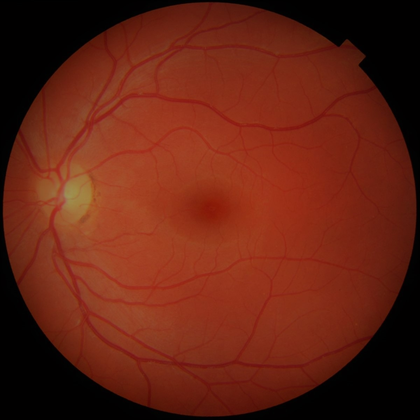
%> input picture a1_20171204/input_data/eye.png, 420 x 420 px, shrunk from 1200 x 1200 before the run
$ octave q6c.m   (GNU Octave 9; MATLAB toolbox functions it lacks are replaced by stand-ins)
%> lines starting %> are read from the running program, lines starting %| are printed output that depends on the picture
### a1_20171204/src/histEqualization.m
function [lut, final] = histEqualization(im)

[w, h] = size(im);
[counts, ~] = imhist(im);

pdf = counts./(w*h);
cdf = cumsum(pdf);
lut = round(255*cdf);
final = uint8(zeros(w, h));

for i = 1:size(lut, 1)
    final(im == i-1) = lut(i);
end

end

### a1_20171204/src/histMatching.m
function final = histMatching(im, ref)

final = zeros(size(im));

[si, ~] = histEqualization(im);
[sr, ~] = histEqualization(ref);

F = zeros(size(sr));
min = 100000;
min_i = -1;

for i = 1:size(si, 1)
   for j = 1:size(sr, 1)
       diff = abs(si(i, 1) - sr(j,1));
       if diff == 0
           min_i = j;
           break;
       elseif diff < min
           min_i = j;
           min = diff;
       end
    end
    F(i, 1) =min_i;
    min_i =-1;
    min = 100000;
end

out=zeros(size(im(:)));
for k=1:size(F,1)
    ind=find(im==k-1);
    out(ind)=F(k,1);
end

out = uint8(out);
final = reshape(out, size(im));

end

### a1_20171204/src/q6c.m
im = imread('eye.png');
%> im is the input picture: size 420x420x3 uint8; mean R, G, B 101, 35.2, 19.1
ref = imread('eyeref.png');
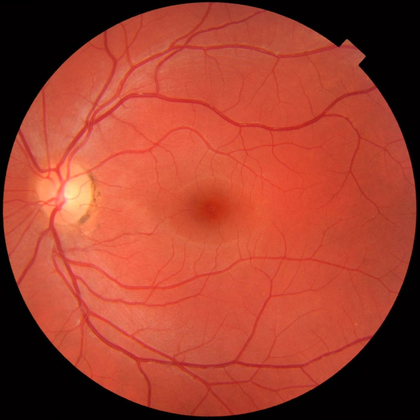
%> input picture a1_20171204/input_data/eyeref.png, 420 x 420 px, shrunk from 1200 x 1200 before the run
%> ref is the input picture: size 420x420x3 uint8; mean R, G, B 159.5, 63.6, 46.2

im = rgb2gray(im);
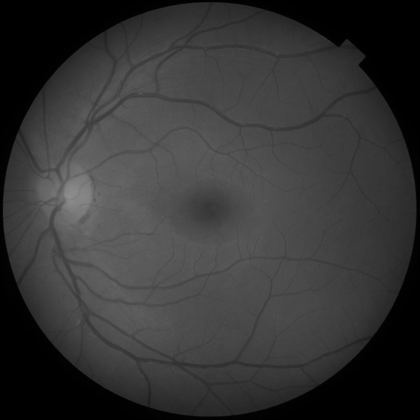
%> im: size 420x420 uint8; min 0, max 142, mean 53
ref = rgb2gray(ref);
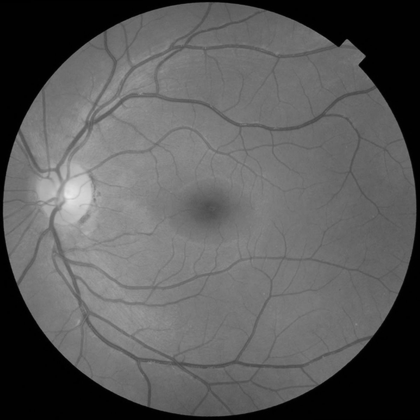
%> ref: size 420x420 uint8; min 0, max 234, mean 90.3

out = histMatching(im, ref);
%> in histEqualization, `[counts, ~] = imhist(im);`: counts = 256 values, max 29433 at index 1, min 0 at index 144, mean 689.1
%> in histEqualization, `pdf = counts./(w*h);`: pdf = 256 values, max 0.167 at index 1, min 0 at index 144, mean 0.00391
%> in histEqualization, `cdf = cumsum(pdf);`: cdf = 256 values from 0.167 to 1
%> in histEqualization, `lut = round(255*cdf);`: lut = 256 values from 43 to 255
%> after the loop in histEqualization, `for i = 1:size(lut, 1)`:
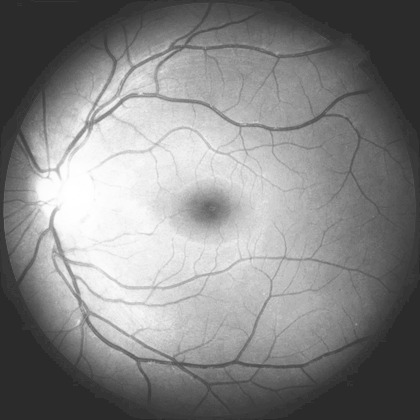
%> final: size 420x420 uint8; min 43, max 255, mean 132.6
%> in histEqualization (call 2), `[counts, ~] = imhist(im);`: counts = 256 values, max 36771 at index 2, min 0 at index 233, mean 689.1
%> in histEqualization (call 2), `pdf = counts./(w*h);`: pdf = 256 values, max 0.208 at index 2, min 0 at index 233, mean 0.00391
%> in histEqualization (call 2), `cdf = cumsum(pdf);`: cdf = 256 values from 0.00656 to 1
%> in histEqualization (call 2), `lut = round(255*cdf);`: lut = 256 values from 2 to 255
%> after the loop in histEqualization (call 2), `for i = 1:size(lut, 1)`:
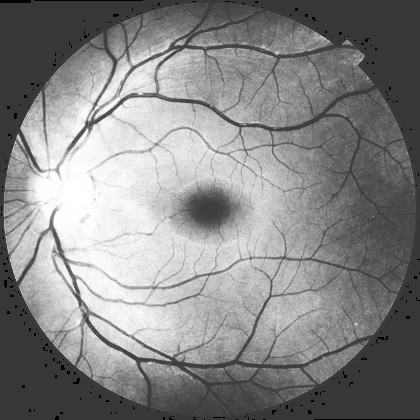
%> final: size 420x420 uint8; min 2, max 255, mean 134.4
%> after the loop in histMatching, `for i = 1:size(si, 1)`: F = 256 values from 2 to 208

figure;
imshow(im);
figure;
imshow(ref);
figure;
imshow(out);
